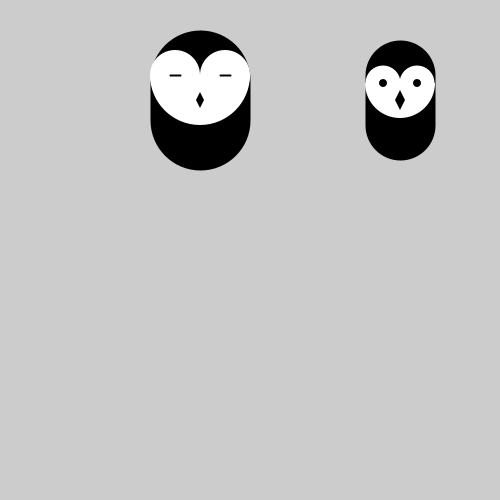
Frame 1 (no input)
Frame 60 (the mouse pressed at the canvas centre just before this capture): identical to frame 1, image omitted
Frame 120 (the mouse held since frame 60 and released just before this capture): identical to frame 1, image omitted

The Processing sketch that drew this single still picture (run headless with seeded random() and noise(); from frame 60 on, the mouse is pressed at the canvas centre):

// Processing sketch: processing_164469
// ── processing_164469.pde



void setup() {
  size(500, 500);
  smooth();
}

void draw() {
  background(204);

  drawOwl(200, 100, 100, 40, false); //eyes closed
  drawOwl(400, 100, 70, 50, true);   // eyes opened
  
}

void drawOwl(int x, int y, int owlWeight, int owlSize, boolean eyeType) {
  drawBody(x, y, owlWeight, owlSize); //draw the bold part of the body
  drawChin(x, y, owlWeight);  //draws the chin 
  drawEyes(x, y, owlWeight, eyeType);  //draw both eyes and back part of the eyes
  drawBeak(x, y, owlSize/10);   //draws the beak
}


void drawBody(int x, int y, int owlWeight, int owlSize) {
  stroke(0);
  strokeWeight(owlWeight); //set the width of the owl
  line(x, y-owlSize/2, x, y+owlSize/2); // uses the x and Y coordinate to set the position and the size to give the hieght
}

void drawChin(int x, int y, int owlWeight) {
  noStroke();
  fill(255);  
  arc(x, y-owlWeight/4, owlWeight, owlWeight, 0, PI); // Chin -
}

void drawBeak(int x, int y, int noseSize) {
  noStroke();
  fill(0); 
  quad(x, y-noseSize*2, x-noseSize, y, x, y+noseSize*2, x+noseSize, y); // Beak - adjusted the Y value to get a losange
}


void drawEyes(int x, int y, int size, boolean eyeType) {
  noStroke();
  fill(255);
  ellipse(x-size/4, y-size/4, size/2, size/2); // Left eye dome
  ellipse(x+size/4, y-size/4, size/2, size/2); // Right eye dome
  fill(0);
  if (eyeType) {
    ellipse(x-size/4, y-size/4, size/8, size/8); // Left eye same X Y placement coordinates as the white eyes, but the size changes
    ellipse(x+size/4, y-size/4, size/8, size/8); // Right eye same as left eyes.
  } 
  else {
    stroke(0);
    strokeWeight(2);
    line(x-size/4-5, y-size/4, x-size/4+5, y-size/4);
    line(x+size/4-5, y-size/4, x+size/4+5, y-size/4);
  }
}
